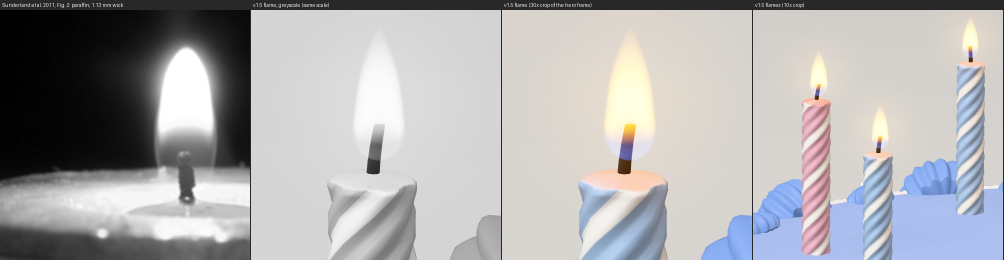
#> input picture evidence/v1.5/birthday-fire/flame-vs-reference-photo.png, 2008 x 520 px, given in place of f0005.png, which was not available (shown at 1/2 size)
$ python tn2.py ../../../../v1.5/birthday-fire 5 5
#> lines starting #> are read from the running program, lines starting #| are printed output that depends on the picture; pictures that were not available may be replaced by others from this repository, and a replacement may not be noted
# tn2.py <dir> a b : temporal HF (diff minus its sigma-3 blur) over steam-only pixels (static clean background in both frames, steam > 15 levels)
import sys, numpy as np
from PIL import Image
from scipy import ndimage as nd
d,a,b=sys.argv[1],int(sys.argv[2]),int(sys.argv[3])
L=lambda d,i: np.asarray(Image.open(f'{d}/f{i:04d}.png').convert('L')).astype(float)
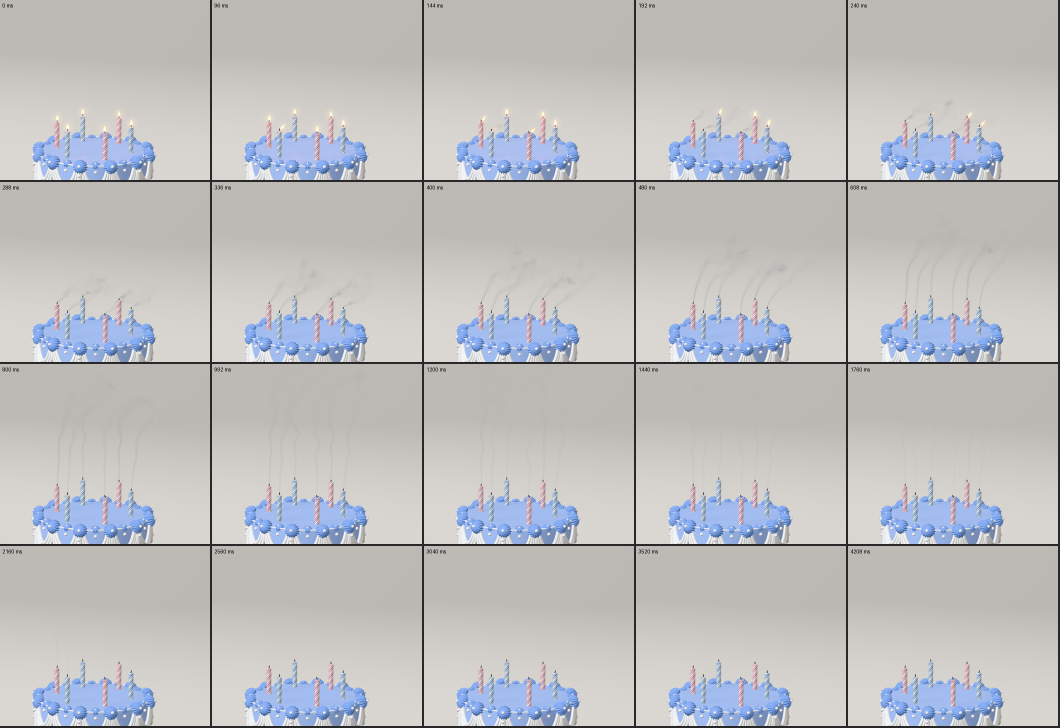
#> input picture evidence/v1.5/birthday-fire/accept-real-controller-4s.png, 2120 x 1456 px, given in place of f0005.png, which was not available (shown at 1/2 size)
A,B,NA,NB=L(d,a),L(d,b),L('nos',a),L('nos',b)
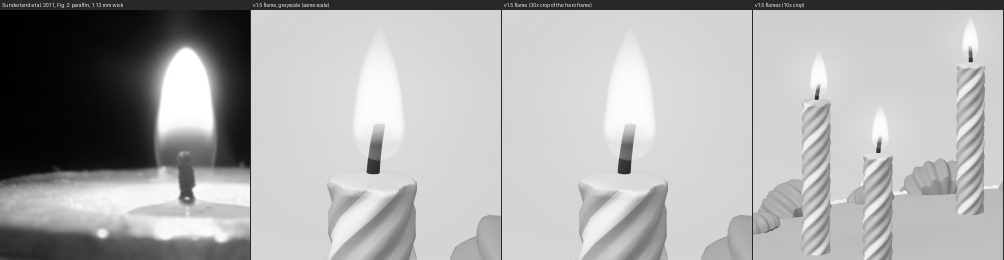
#> A: shape (520, 2008) float64 (shown at 1/2 size); min 0, max 255, mean 172
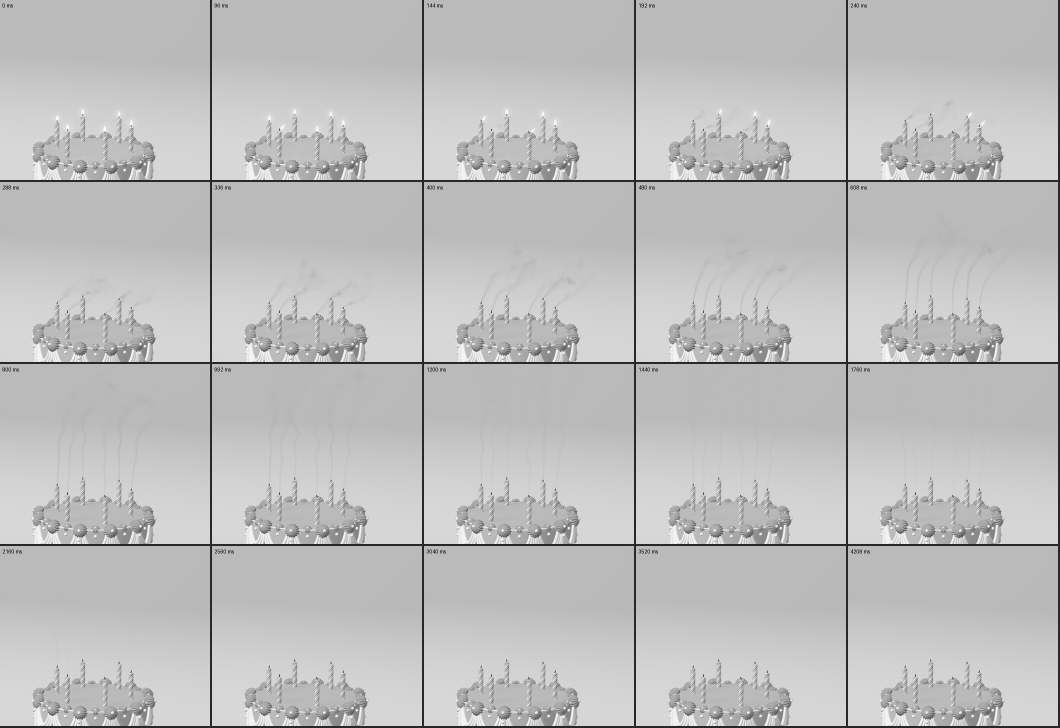
#> NA: shape (1456, 2120) float64 (shown at 1/2 size); min 1, max 252, mean 190.7
#> (the run stopped early here; a loop or call above may not have finished)
